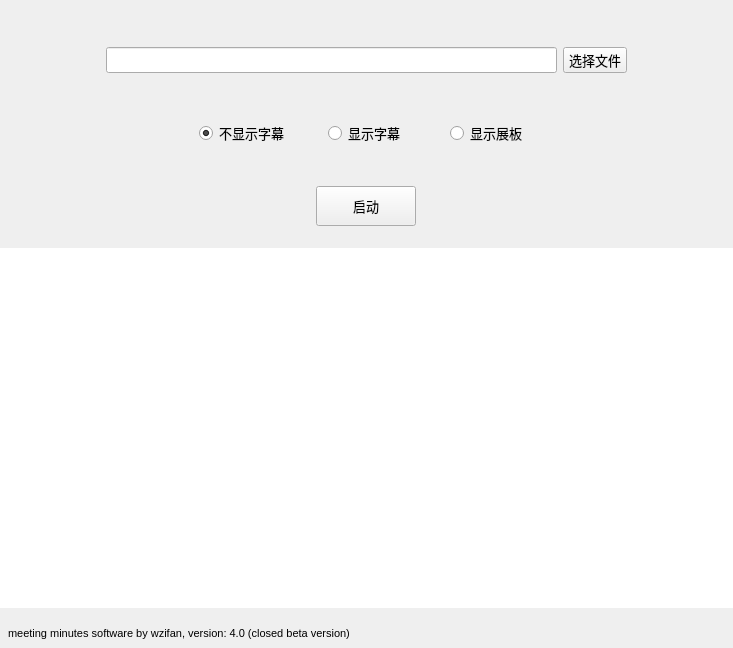
<?xml version="1.0" encoding="UTF-8"?>
<ui version="4.0">
 <class>MainWindow</class>
 <widget class="QMainWindow" name="MainWindow">
  <property name="geometry">
   <rect>
    <x>0</x>
    <y>0</y>
    <width>733</width>
    <height>648</height>
   </rect>
  </property>
  <property name="windowTitle">
   <string notr="true">会议记录小助手</string>
  </property>
  <widget class="QWidget" name="central_widget">
   <layout class="QVBoxLayout" name="verticalLayout" stretch="1,3,3,3,15,1">
    <property name="spacing">
     <number>0</number>
    </property>
    <property name="leftMargin">
     <number>0</number>
    </property>
    <property name="topMargin">
     <number>0</number>
    </property>
    <property name="rightMargin">
     <number>0</number>
    </property>
    <property name="bottomMargin">
     <number>0</number>
    </property>
    <item>
     <widget class="QWidget" name="main_widget_1" native="true"/>
    </item>
    <item>
     <widget class="QFrame" name="main_frame_2">
      <property name="font">
       <font>
        <pointsize>10</pointsize>
       </font>
      </property>
      <layout class="QHBoxLayout" name="main_widget_2_layout" stretch="2,9,1,2">
       <property name="leftMargin">
        <number>0</number>
       </property>
       <property name="topMargin">
        <number>0</number>
       </property>
       <property name="rightMargin">
        <number>0</number>
       </property>
       <property name="bottomMargin">
        <number>0</number>
       </property>
       <item>
        <widget class="QWidget" name="widget_file_select_left" native="true"/>
       </item>
       <item>
        <widget class="QLineEdit" name="path_text_input">
         <property name="sizePolicy">
          <sizepolicy hsizetype="Expanding" vsizetype="Fixed">
           <horstretch>0</horstretch>
           <verstretch>0</verstretch>
          </sizepolicy>
         </property>
         <property name="minimumSize">
          <size>
           <width>0</width>
           <height>26</height>
          </size>
         </property>
         <property name="maximumSize">
          <size>
           <width>16777215</width>
           <height>26</height>
          </size>
         </property>
         <property name="baseSize">
          <size>
           <width>0</width>
           <height>0</height>
          </size>
         </property>
         <property name="text">
          <string notr="true"/>
         </property>
        </widget>
       </item>
       <item>
        <widget class="QPushButton" name="file_select_button">
         <property name="minimumSize">
          <size>
           <width>64</width>
           <height>26</height>
          </size>
         </property>
         <property name="maximumSize">
          <size>
           <width>64</width>
           <height>26</height>
          </size>
         </property>
         <property name="text">
          <string notr="true">选择文件</string>
         </property>
        </widget>
       </item>
       <item>
        <widget class="QWidget" name="widget_file_select_right" native="true"/>
       </item>
      </layout>
     </widget>
    </item>
    <item>
     <widget class="QWidget" name="main_widget_3" native="true">
      <property name="font">
       <font>
        <pointsize>10</pointsize>
       </font>
      </property>
      <layout class="QHBoxLayout" name="main_widget_3_layout" stretch="1,2,1">
       <property name="spacing">
        <number>0</number>
       </property>
       <property name="leftMargin">
        <number>0</number>
       </property>
       <property name="topMargin">
        <number>0</number>
       </property>
       <property name="rightMargin">
        <number>0</number>
       </property>
       <property name="bottomMargin">
        <number>0</number>
       </property>
       <item>
        <widget class="QFrame" name="show_related_frame_right"/>
       </item>
       <item>
        <widget class="QFrame" name="show_related_group_box">
         <layout class="QHBoxLayout" name="show_related_group_box_layout">
          <property name="spacing">
           <number>0</number>
          </property>
          <property name="leftMargin">
           <number>0</number>
          </property>
          <property name="topMargin">
           <number>0</number>
          </property>
          <property name="rightMargin">
           <number>0</number>
          </property>
          <property name="bottomMargin">
           <number>0</number>
          </property>
          <item>
           <widget class="QFrame" name="show_related_radio_frame1">
            <layout class="QHBoxLayout" name="show_related_radio_widget1_layout">
             <property name="spacing">
              <number>0</number>
             </property>
             <property name="leftMargin">
              <number>0</number>
             </property>
             <property name="topMargin">
              <number>0</number>
             </property>
             <property name="rightMargin">
              <number>0</number>
             </property>
             <property name="bottomMargin">
              <number>0</number>
             </property>
             <item>
              <widget class="QRadioButton" name="show_related_radio_button1">
               <property name="sizePolicy">
                <sizepolicy hsizetype="Fixed" vsizetype="Fixed">
                 <horstretch>0</horstretch>
                 <verstretch>0</verstretch>
                </sizepolicy>
               </property>
               <property name="text">
                <string notr="true">不显示字幕</string>
               </property>
               <property name="shortcut">
                <string notr="true"/>
               </property>
               <property name="checked">
                <bool>true</bool>
               </property>
              </widget>
             </item>
            </layout>
           </widget>
          </item>
          <item>
           <widget class="QFrame" name="show_related_radio_frame2">
            <layout class="QHBoxLayout" name="show_related_radio_widget2_layout">
             <property name="spacing">
              <number>0</number>
             </property>
             <property name="leftMargin">
              <number>0</number>
             </property>
             <property name="topMargin">
              <number>0</number>
             </property>
             <property name="rightMargin">
              <number>0</number>
             </property>
             <property name="bottomMargin">
              <number>0</number>
             </property>
             <item>
              <widget class="QRadioButton" name="show_related_radio_button2">
               <property name="sizePolicy">
                <sizepolicy hsizetype="Fixed" vsizetype="Fixed">
                 <horstretch>0</horstretch>
                 <verstretch>0</verstretch>
                </sizepolicy>
               </property>
               <property name="text">
                <string notr="true">显示字幕</string>
               </property>
               <property name="shortcut">
                <string notr="true"/>
               </property>
              </widget>
             </item>
            </layout>
           </widget>
          </item>
          <item>
           <widget class="QFrame" name="show_related_radio_frame3">
            <layout class="QHBoxLayout" name="show_related_radio_widget3_layout">
             <property name="spacing">
              <number>0</number>
             </property>
             <property name="leftMargin">
              <number>0</number>
             </property>
             <property name="topMargin">
              <number>0</number>
             </property>
             <property name="rightMargin">
              <number>0</number>
             </property>
             <property name="bottomMargin">
              <number>0</number>
             </property>
             <item>
              <widget class="QRadioButton" name="show_related_radio_button3">
               <property name="sizePolicy">
                <sizepolicy hsizetype="Fixed" vsizetype="Fixed">
                 <horstretch>0</horstretch>
                 <verstretch>0</verstretch>
                </sizepolicy>
               </property>
               <property name="text">
                <string notr="true">显示展板</string>
               </property>
               <property name="shortcut">
                <string notr="true"/>
               </property>
              </widget>
             </item>
            </layout>
           </widget>
          </item>
         </layout>
        </widget>
       </item>
       <item>
        <widget class="QFrame" name="show_related_frame_left"/>
       </item>
      </layout>
     </widget>
    </item>
    <item>
     <widget class="QWidget" name="main_widget_4" native="true">
      <property name="font">
       <font>
        <pointsize>10</pointsize>
       </font>
      </property>
      <layout class="QHBoxLayout" name="main_widget_4_layout">
       <property name="spacing">
        <number>0</number>
       </property>
       <property name="leftMargin">
        <number>0</number>
       </property>
       <property name="topMargin">
        <number>0</number>
       </property>
       <property name="rightMargin">
        <number>0</number>
       </property>
       <property name="bottomMargin">
        <number>0</number>
       </property>
       <item>
        <widget class="QPushButton" name="asr_button">
         <property name="minimumSize">
          <size>
           <width>100</width>
           <height>40</height>
          </size>
         </property>
         <property name="maximumSize">
          <size>
           <width>100</width>
           <height>40</height>
          </size>
         </property>
         <property name="text">
          <string notr="true">启动</string>
         </property>
        </widget>
       </item>
      </layout>
     </widget>
    </item>
    <item>
     <widget class="QWidget" name="main_widget_5" native="true">
      <property name="font">
       <font>
        <pointsize>16</pointsize>
       </font>
      </property>
      <layout class="QHBoxLayout" name="main_widget_5_layout">
       <property name="spacing">
        <number>0</number>
       </property>
       <property name="leftMargin">
        <number>0</number>
       </property>
       <property name="topMargin">
        <number>5</number>
       </property>
       <property name="rightMargin">
        <number>0</number>
       </property>
       <property name="bottomMargin">
        <number>0</number>
       </property>
       <item>
        <widget class="QTextBrowser" name="show_text_browser">
         <property name="frameShape">
          <enum>QFrame::NoFrame</enum>
         </property>
         <property name="markdown">
          <string notr="true"/>
         </property>
         <property name="html">
          <string notr="true">&lt;!DOCTYPE HTML PUBLIC &quot;-//W3C//DTD HTML 4.0//EN&quot; &quot;http://www.w3.org/TR/REC-html40/strict.dtd&quot;&gt;
&lt;html&gt;&lt;head&gt;&lt;meta name=&quot;qrichtext&quot; content=&quot;1&quot; /&gt;&lt;meta charset=&quot;utf-8&quot; /&gt;&lt;style type=&quot;text/css&quot;&gt;
p, li { white-space: pre-wrap; }
hr { height: 1px; border-width: 0; }
li.unchecked::marker { content: &quot;\2610&quot;; }
li.checked::marker { content: &quot;\2612&quot;; }
&lt;/style&gt;&lt;/head&gt;&lt;body style=&quot; font-family:'Microsoft YaHei UI'; font-size:16pt; font-weight:400; font-style:normal;&quot;&gt;
&lt;p style=&quot;-qt-paragraph-type:empty; margin-top:0px; margin-bottom:0px; margin-left:0px; margin-right:0px; -qt-block-indent:0; text-indent:0px;&quot;&gt;&lt;br /&gt;&lt;/p&gt;&lt;/body&gt;&lt;/html&gt;</string>
         </property>
         <property name="textInteractionFlags">
          <set>Qt::TextSelectableByKeyboard|Qt::TextSelectableByMouse</set>
         </property>
         <property name="placeholderText">
          <string notr="true"/>
         </property>
        </widget>
       </item>
      </layout>
     </widget>
    </item>
    <item>
     <widget class="QWidget" name="main_widget_6" native="true">
      <property name="sizePolicy">
       <sizepolicy hsizetype="Preferred" vsizetype="Fixed">
        <horstretch>0</horstretch>
        <verstretch>0</verstretch>
       </sizepolicy>
      </property>
      <property name="minimumSize">
       <size>
        <width>0</width>
        <height>40</height>
       </size>
      </property>
      <property name="maximumSize">
       <size>
        <width>16777215</width>
        <height>40</height>
       </size>
      </property>
      <property name="font">
       <font>
        <pointsize>8</pointsize>
       </font>
      </property>
      <layout class="QVBoxLayout" name="main_widget_6_layout">
       <property name="spacing">
        <number>0</number>
       </property>
       <property name="leftMargin">
        <number>8</number>
       </property>
       <property name="topMargin">
        <number>0</number>
       </property>
       <property name="rightMargin">
        <number>8</number>
       </property>
       <property name="bottomMargin">
        <number>8</number>
       </property>
       <item>
        <widget class="QLabel" name="copyright_text_label">
         <property name="sizePolicy">
          <sizepolicy hsizetype="Preferred" vsizetype="Preferred">
           <horstretch>0</horstretch>
           <verstretch>0</verstretch>
          </sizepolicy>
         </property>
         <property name="minimumSize">
          <size>
           <width>0</width>
           <height>0</height>
          </size>
         </property>
         <property name="maximumSize">
          <size>
           <width>16777215</width>
           <height>16777215</height>
          </size>
         </property>
         <property name="text">
          <string notr="true">meeting minutes software by wzifan, version: 4.0 (closed beta version)</string>
         </property>
         <property name="alignment">
          <set>Qt::AlignBottom|Qt::AlignLeading|Qt::AlignLeft</set>
         </property>
        </widget>
       </item>
      </layout>
     </widget>
    </item>
   </layout>
  </widget>
 </widget>
 <resources/>
 <connections/>
</ui>
